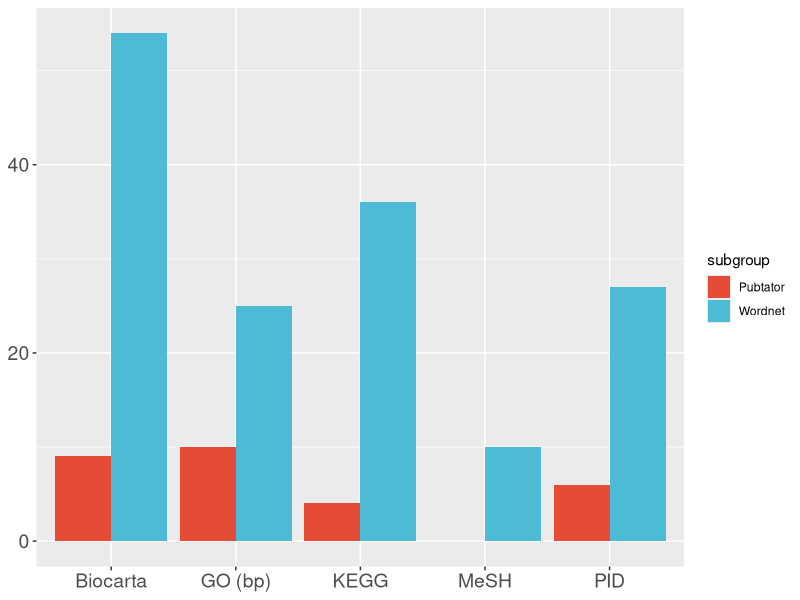
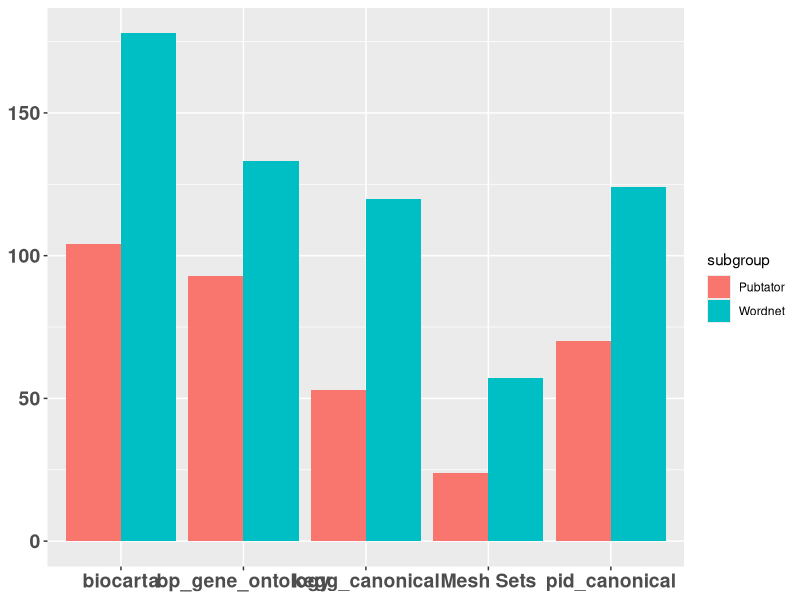
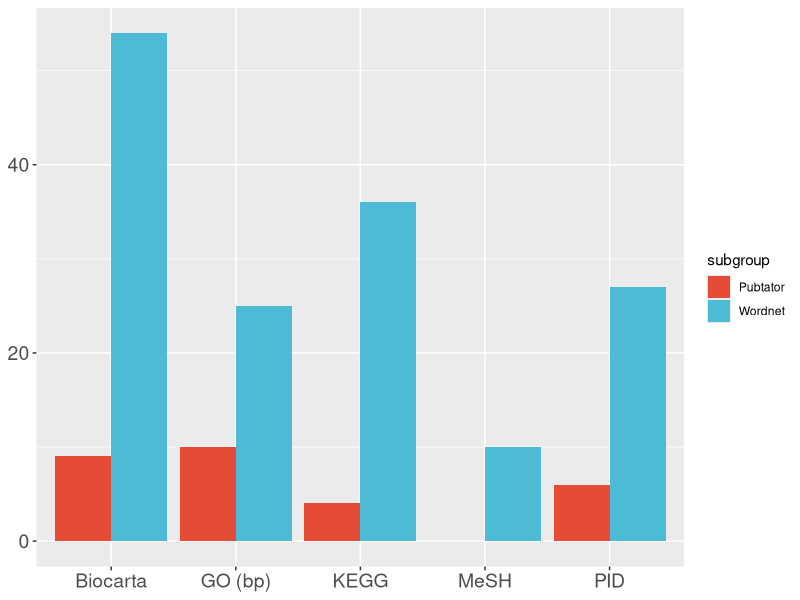
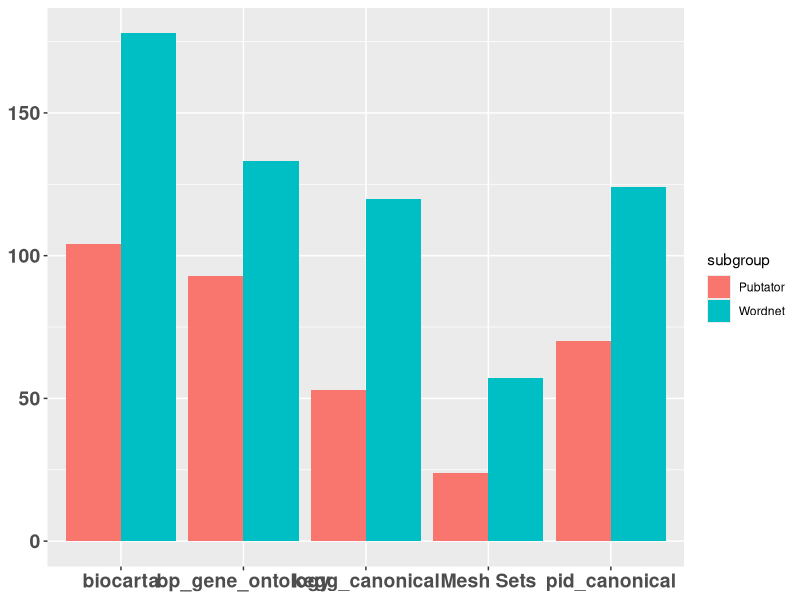

These figures' R source, in order:

library("ggplot2")
library("ggsci")
 
# Considering P-Value for significancy
sets_counts_per_concept_set <- c(10, 0, 54, 9, 36, 4, 25, 10, 27, 6)

concept_set_name <- rep(c( 'MeSH','Biocarta', 'KEGG', 
                                   'GO (bp)', 'PID'),each = 2)


subgroup <- rep(c("Wordnet" , "Pubtator" ))

data <- data.frame(sets_counts_per_concept_set, concept_set_name, subgroup)

ggplot(data, aes(x = concept_set_name,
           y = sets_counts_per_concept_set,
           fill = subgroup)) +
  geom_bar(stat = "identity",
           position = "dodge") +
            theme(axis.title.x = element_blank(),
                    axis.title.y = element_blank(),
                    axis.text = element_text(size = 14)) +
        scale_fill_npg()


ggsave('P_mean_significant.pdf')




#Rregardless of P-Value for Significancy 

sets_counts_per_concept_set <- c(57, 24, 178, 104, 120, 53, 133, 93, 124, 70)

concept_set_name <- rep(c( 'Mesh Sets','biocarta', 'kegg_canonical', 
                                   'bp_gene_ontology', 'pid_canonical'),each = 2)


subgroup <- rep(c("Wordnet" , "Pubtator" ))

data <- data.frame(sets_counts_per_concept_set, concept_set_name, subgroup)

ggplot(data, aes(x = concept_set_name,
           y = sets_counts_per_concept_set,
           fill = subgroup)) +
            geom_bar(stat = "identity", position = "dodge") +
            theme(axis.title.x = element_blank(),
                    axis.title.y = element_blank(),
                    axis.text = element_text(size = 14, face = "bold"))


ggsave('Regardless_P_mean_significant.pdf')